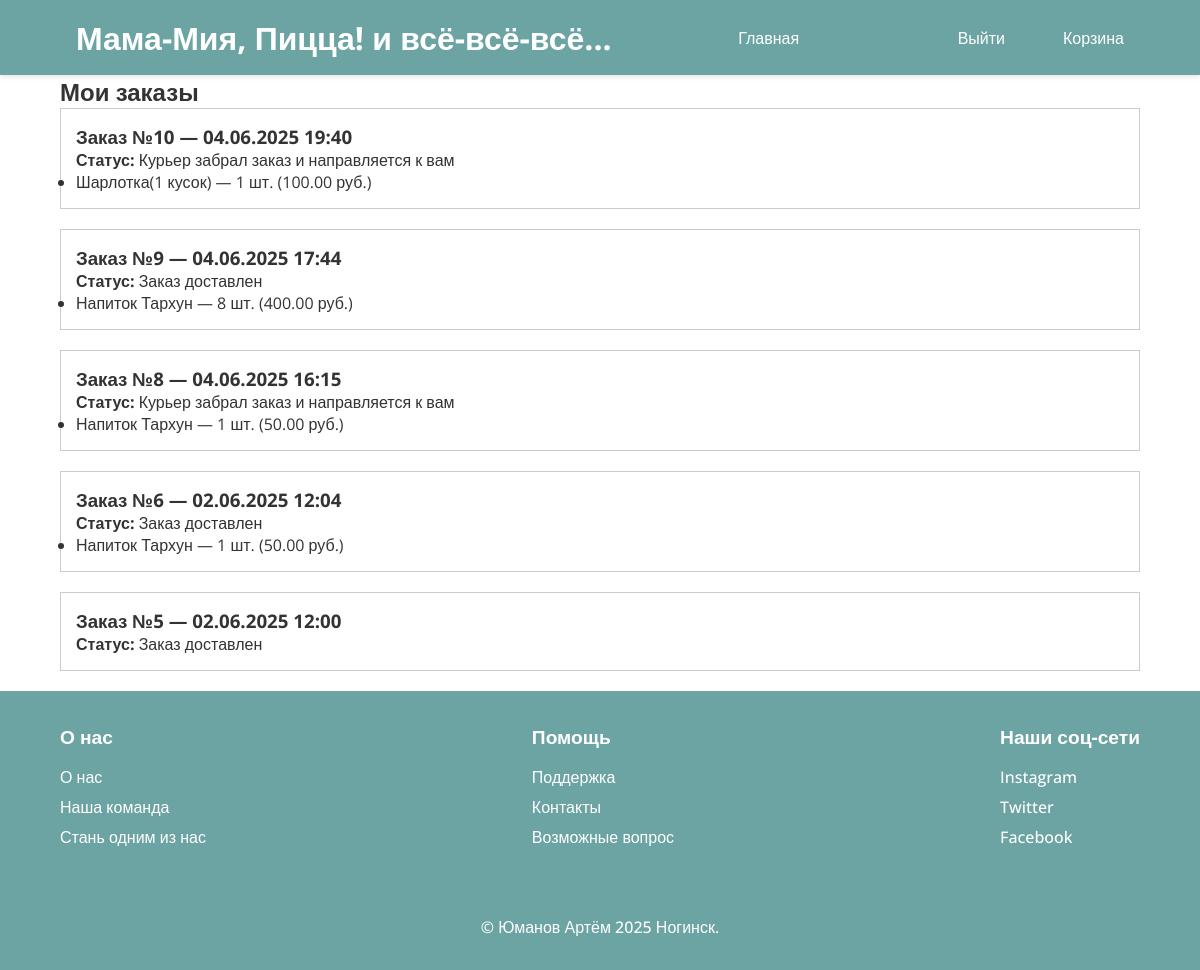
The page /my-orders/ (signed in) on the database as committed earlier.
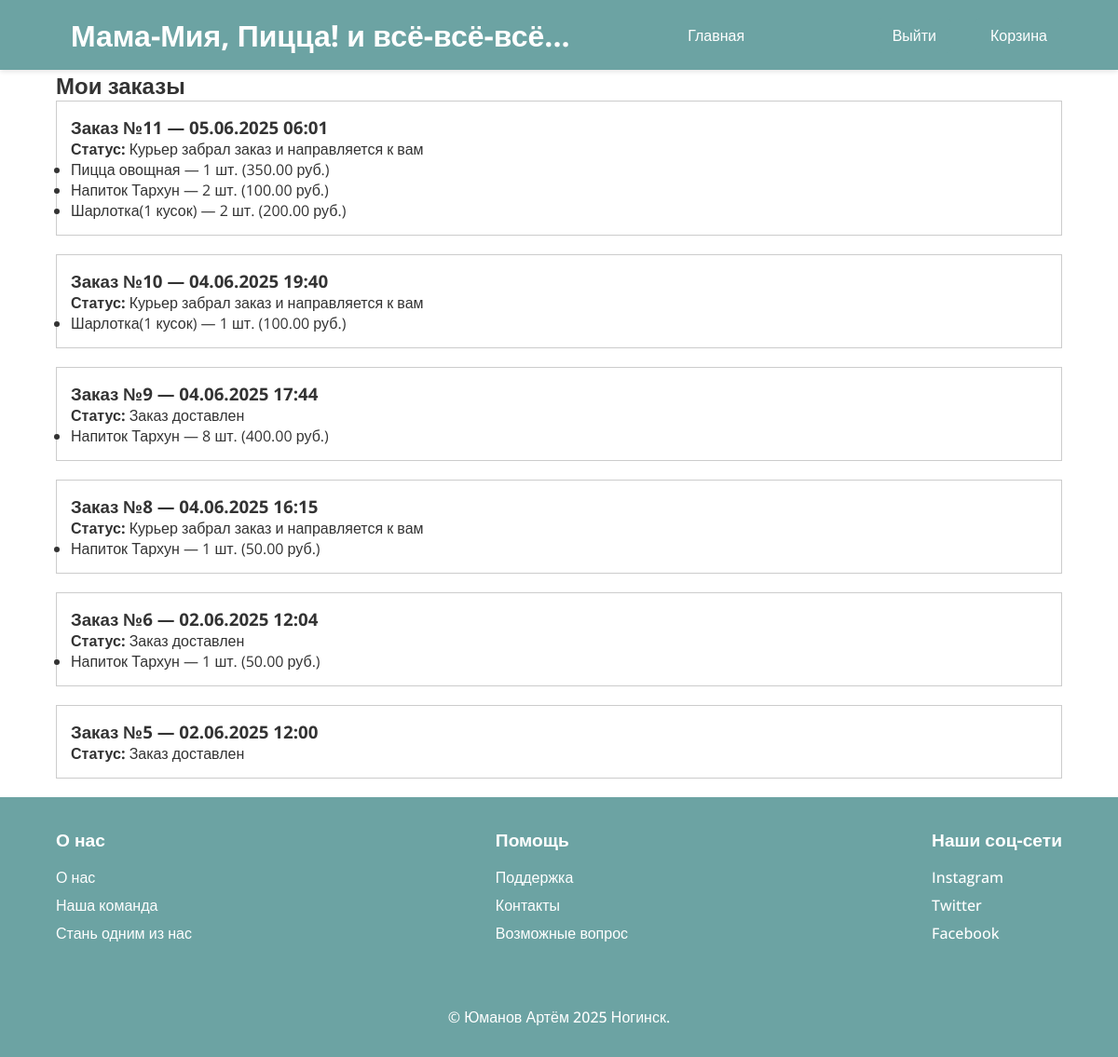
The same page on the database as committed later.
### main/models.py (models this page shows, shortened)
class Order(models.Model):
    STATUS_CHOICES = [
        ("Курьер забрал заказ и направляется к вам", "Курьер забрал заказ и направляется к вам"),
        ("Заказ доставлен", "Заказ доставлен"),
    ]
    user = models.ForeignKey(User, on_delete=models.CASCADE, related_name="orders")
    status = models.CharField(max_length=100, choices=STATUS_CHOICES, default="Курьер забрал заказ и направляется к вам")
    courier = models.ForeignKey(User, on_delete=models.SET_NULL, null=True, blank=True, related_name="deliveries")
    created_at = models.DateTimeField(auto_now_add=True)

class OrderItem(models.Model):
    order = models.ForeignKey(Order, on_delete=models.CASCADE, related_name="items")
    product = models.ForeignKey(Product, on_delete=models.CASCADE)
    quantity = models.PositiveIntegerField(default=1)
    def total_price(self):
        return self.quantity * self.product.price

class Product(models.Model):
    CATEGORY_CHOICES = [
        ("Горячее", "Горячее"),
        ("Второе", "Второе"),
        ("Напитки", "Напитки"),
        ("Десерты", "Десерты"),
    ]
    name = models.CharField(max_length=100)
    price = models.DecimalField(max_digits=8, decimal_places=2)
    image = models.ImageField(upload_to="uploads/")
    category = models.CharField(max_length=20, choices=CATEGORY_CHOICES)

### main/views.py (the view)
# urls.py: path('my-orders/', views.my_orders_view, name='my_orders'),
@login_required
def my_orders_view(request):
    orders = request.user.orders.prefetch_related("items__product").order_by("-created_at")
    return render(request, "main/my_orders.html", {"orders": orders})

### main/templates/main/my_orders.html (shortened to what this page needs)
{% extends "main/base.html" %}
{% block content %}
<div class="container">
    <h2>Мои заказы</h2>
    {% if orders %}
        {% for order in orders %}
        <div style="border: 1px solid #ccc; padding: 15px; margin-bottom: 20px;">
            <h3>Заказ №{{ order.id }} — {{ order.created_at|date:"d.m.Y H:i" }}</h3>
            <p><strong>Статус:</strong> {{ order.status }}</p>
            <ul>
                {% for item in order.items.all %}
                    <li>{{ item.product.name }} — {{ item.quantity }} шт. ({{ item.total_price }} руб.)</li>
                {% endfor %}
            </ul>
        </div>
        {% endfor %}
    {% else %}
        <p>У вас пока нет заказов.</p>
    {% endif %}
</div>
{% endblock %}

### main/templates/main/base.html (shortened to what this page needs)
{% load static %}
<!DOCTYPE html>
<html lang="ru">
<head>
    <link rel="stylesheet" href="{% static 'main/css/main.css' %}">
</head>
<body>
    <header>
        <nav class="navbar">
            <div class="container navbar-content">
                <a href="{% url 'home' %}" class="logo">Мама-Мия, Пицца! и всё-всё-всё...</a>
                <ul class="nav-links">
                    <li><a href="{% url 'home' %}">Главная</a></li>
                </ul>
                <div class="auth-cart">
                    {% if user.is_authenticated %}
                        <a href="{% url 'logout' %}" class="auth-btn">Выйти</a>
                    {% else %}
                        <a href="{% url 'login' %}" class="auth-btn">Войти</a>
                    {% endif %}
                    <a id="cart-link" href="{% url 'cart' %}" class="cart-btn">Корзина</a>
                </div>
            </div>
        </nav>
    </header>
    {% block content %}{% endblock %}
    <footer>
        <div class="container footer-container">
            <div class="footer-column">
                <h3>О нас</h3>
                <ul>
                    <li><a href="#">О нас</a></li>
                    <li><a href="#">Наша команда</a></li>
                    <li><a href="#">Стань одним из нас</a></li>
                </ul>
            </div>
            <div class="footer-column">
                <h3>Помощь</h3>
                <ul>
                    <li><a href="#support">Поддержка</a></li>
                    <li><a href="#contact">Контакты</a></li>
                    <li><a href="#faq">Возможные вопрос</a></li>
                </ul>
            </div>
            <div class="footer-column">
                <h3>Наши соц-сети</h3>
                <ul>
                    <li><a href="https://instagram.com" target="_blank">Instagram</a></li>
                    <li><a href="https://twitter.com" target="_blank">Twitter</a></li>
                    <li><a href="https://facebook.com" target="_blank">Facebook</a></li>
                </ul>
            </div>
        </div>
        <br><br>
        <div class="container">
            <p>&copy; Юманов Артём 2025 Ногинск.</p>
        </div>
    </footer>
</body>
</html>

### main/static/main/css/main.css (style rules this page uses)
* { margin: 0; padding: 0; box-sizing: border-box; }
body { font-family: "Open Sans", sans-serif; background-color: #ffffff; color: #333; margin: 0; }
.container { width: 90%; max-width: 1200px; margin: auto; }
.navbar { background-color: #6ca3a3; position: sticky; top: 0; width: 100%; z-index: 1000; padding: 1rem 0; box-shadow: 0 2px 5px rgba(0,0,0,0.1); }
.navbar .container { display: flex; align-items: center; justify-content: space-between; flex-wrap: wrap; }
.navbar .logo { margin-left: 1rem; font-size: 2rem; font-weight: 700; color: #ffffff; text-decoration: none; }
.navbar .nav-links { list-style: none; display: flex; gap: 20px; align-items: center; justify-content: center; margin: 0; padding: 0; flex-grow: 1; }
.navbar .nav-links li { margin: 0 1rem; }
.navbar .nav-links li a { color: #ffffff; text-decoration: none; font-size: 1rem; font-weight: 500; padding: 10px 15px; border-radius: 5px; }
.navbar .auth-cart { display: flex; align-items: center; gap: 10px; flex-shrink: 0; }
.navbar .auth-cart .auth-btn, .navbar .auth-cart .cart-btn { background-color: #6ca3a3; color: #ffffff; border: none; text-decoration: none; padding: 0.5rem 1rem; margin-left: 1rem; cursor: pointer; font-size: 1rem; border-radius: 5px; }
footer { background-color: #6ca3a3; color: #ffffff; padding: 2rem 0; text-align: center; }
footer .footer-container { display: flex; justify-content: space-between; align-items: flex-start; padding-bottom: 1rem; }
footer .footer-container .footer-column { text-align: left; }
footer .footer-container .footer-column h3 { font-size: 1.2rem; margin-bottom: 1rem; font-weight: 700; }
footer .footer-container .footer-column ul { list-style: none; padding: 0; }
footer .footer-container .footer-column ul li { margin-bottom: 0.5rem; }
footer .footer-container .footer-column ul li a { color: #ffffff; text-decoration: none; font-size: 1rem; font-weight: 500; }
footer p { font-size: 1rem; font-weight: 500; }
.category-buttons button, .add-to-cart-btn, .auth-btn, .cart-btn, .cta-btn, .navbar .nav-links li a { transition: background-color 0.3s ease; }

Rows that differ between the two databases and show on the page:
added Order: id "11", created_at "05.06.2025 06:01", status "Курьер забрал заказ и направляется к вам"
added OrderItem: product.name "Пицца овощная", quantity "1", total_price "350.00", shown under "11"
added OrderItem: product.name "Напиток Тархун", quantity "2", total_price "100.00", shown under "11"
added OrderItem: product.name "Шарлотка(1 кусок)", quantity "2", total_price "200.00", shown under "11"
